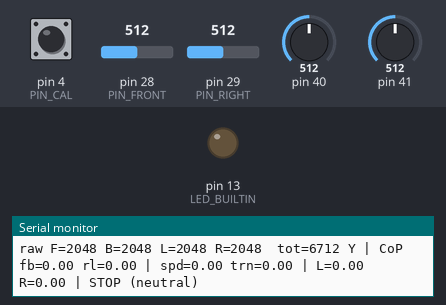
Recording of a program running on a simulated Teensy 4. Parts: output pins drawn as LEDs (lit = HIGH), the last lines printed to the serial monitor. Inputs (shaded band) come from the test bench; at power-on: pin 4 (PIN_CAL) HIGH, pin 28 (PIN_FRONT) = 512, pin 29 (PIN_RIGHT) = 512, pin 40 = 512, pin 41 = 512 (analog values on the 0–1023 scale).

Above: at 1.4 s.
1.5 s: pin 4 (PIN_CAL) pulled LOW for 0.15 s
At 1.62 s:
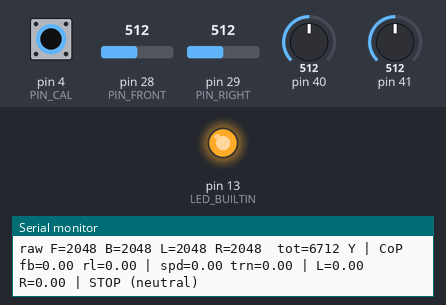
3.2 s: pin 28 (PIN_FRONT) set to 642
4.7 s: pin 28 (PIN_FRONT) set to 670
6.6 s: pin 29 (PIN_RIGHT) set to 635
8.1 s: pin 29 (PIN_RIGHT) set to 659
9.6 s: pin 40 set to 503
Timing chart, 0 to 12.1 s (numbered marks = the images above; inputs shaded):
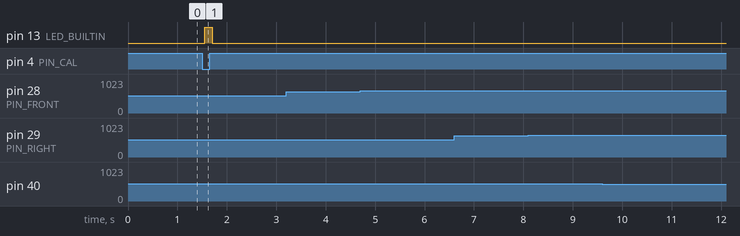

The program:

main.cpp
```cpp
#include <Arduino.h>

// Forward declaration: captureNeutral() is called from readRaw() (sim "cal"
// command) before it is defined. The Arduino IDE generated this
// automatically for .ino files; a .cpp file needs it written out.
void captureNeutral();

// ============================================================
// LEAN Wheelchair — Four-Sensor Lean Control (core firmware)
// ------------------------------------------------------------
// Reads four force sensors in a PLUS formation, computes a
// center-of-pressure lean signal on two axes, and mixes them
// into left/right motor commands.
//
//        FRONT  = forward          Plus formation:
//        BACK   = backward                 [F]
//        LEFT   = turn left            [L] [ ] [R]
//        RIGHT  = turn right               [B]
//
// Two axes, each from an opposing pair:
//    speed  from FRONT / BACK
//    turn   from RIGHT / LEFT
// Mixed into differential drive:  left = speed+turn, right = speed-turn
//
// SIM_MODE lets you test ALL of this logic now, with no hardware,
// by typing sensor values into the Serial Monitor.
//
// Board: Teensy 4.1 | USB Type: Serial | Serial Monitor baud: 115200
// ============================================================

// ---------- SIM MODE ----------
//   1 = type "F,B,L,R" (e.g. 800,400,500,500) into Serial to test the math
//       type "cal" to capture the neutral posture
//   0 = read the real sensor pins
#define SIM_MODE 0

// ---------- RAW MONITOR (sensor bring-up) ----------
//   1 = only print raw ADC counts from MONITOR_PINS at 10 Hz. The control
//       pipeline is skipped entirely, so motor outputs stay at 0.
//   0 = normal control loop
#define RAW_MONITOR 0
const uint8_t MONITOR_PINS[]  = {A14, A17, A16, A15};   // F,B,L,R = pins 38,41,40,39
const char*   MONITOR_NAMES[] = {"F", "B", "L", "R"};
const int     N_MONITOR = sizeof(MONITOR_PINS) / sizeof(MONITOR_PINS[0]);

// ---------- PIN MAP (set to match your wiring) ----------
const uint8_t PIN_FRONT = A14;   // pin 38
const uint8_t PIN_BACK  = A17;   // pin 41
const uint8_t PIN_LEFT  = A16;   // pin 40
const uint8_t PIN_RIGHT = A15;   // pin 39
const uint8_t PIN_CAL   = 4;        // calibration ("zero") button to GND
const uint8_t PIN_SPEED_POT = A6;   // pin 20 — max speed knob wiper
const uint8_t PIN_ACCEL_POT = A7;   // pin 21 — acceleration knob wiper

// 1 = read the real knobs (works even in SIM_MODE — test real knobs
//     against simulated sensors). 0 = use the default values below.
// Keep 0 until the switch ladders are wired: unwired A6/A7 float and
// would read random positions.
#define USE_POTS 0

// ---------- TUNABLES (measure/tune on real hardware) ----------
const float   FLOOR         = 370.0f;  // no-load ADC reading per channel (the 0.3V bias)
const float   OCCUPANCY_MIN = 150.0f;  // floor-subtracted total to count as "seated"
const float   DEADZONE      = 0.08f;   // ignore lean smaller than this (fraction of range)
// Speed and acceleration settings come from the rotary switch tables
// (SPEED_TABLE / ACCEL_TABLE, next to updateKnobs()).
// Defaults used when USE_POTS = 0
const float   DEFAULT_SPEED = 0.50f;
const float   DEFAULT_ACCEL = 1.5f;
const float   CAL_STILL_MAX = 0.05f;   // only allow "zero" when the chair is essentially stopped
const uint32_t LOOP_US      = 1000;    // 1 kHz control loop
const float   EPS           = 1.0f;    // guards divide-by-zero in normalization

// ---------- STATE ----------
float neutralSpeed = 0.0f;   // CoP of the front/back axis at neutral posture
float neutralTurn  = 0.0f;   // CoP of the right/left axis at neutral posture
float outLeft = 0.0f, outRight = 0.0f;   // slew-limited motor commands (-1..+1)
bool  lastCal = HIGH;
uint32_t calChangedMs = 0;              // for button debounce
bool  calStable = HIGH;

float maxOutput   = DEFAULT_SPEED;                      // set by speed knob
float accelTimeS  = DEFAULT_ACCEL;                      // set by accel knob
float slewPerLoop = (LOOP_US / 1e6f) / DEFAULT_ACCEL;   // derived from accelTimeS

// ---------- SMALL HELPERS ----------

// Normalized center of pressure along one axis -> -1..+1.
// Divides by the TOTAL force on all four sensors, not just this pair:
// dividing by the pair alone turned a few counts of noise on an unloaded
// pair into a full ±1 lean. With the total, |speed| + |turn| <= 1, so the
// differential mix can never exceed ±1.
float coP(float pos, float neg, float total) {
  if (total < EPS) return 0.0f;           // no force at all
  return (pos - neg) / (total + EPS);
}

// Deadzone with rescale: 0 inside the band, ramps smoothly 0..1 outside
// (no sudden jump at the edge).
float deadzone(float x) {
  if (x >  DEADZONE) return (x - DEADZONE) / (1.0f - DEADZONE);
  if (x < -DEADZONE) return (x + DEADZONE) / (1.0f - DEADZONE);
  return 0.0f;
}

float clampUnit(float x) { return x > 1.0f ? 1.0f : (x < -1.0f ? -1.0f : x); }

// Move 'cur' toward 'target' by at most slewPerLoop per call.
// slewPerLoop is set by the acceleration knob.
float slew(float cur, float target) {
  float d = target - cur;
  if (d >  slewPerLoop) d =  slewPerLoop;
  if (d < -slewPerLoop) d = -slewPerLoop;
  return cur + d;
}

// Last raw readings, kept for the live printout.
float rawF = 0, rawB = 0, rawL = 0, rawR = 0;

// Real-sensor mode: typing "cal" captures neutral (same as the zero
// button), so the math can be tested before the button is wired.
void readSerialCommands() {
  static String buf = "";
  while (Serial.available()) {
    char c = Serial.read();
    if (c == '\n') {
      buf.trim();
      if (buf.equalsIgnoreCase("cal")) {
        bool stopped = fabs(outLeft) < CAL_STILL_MAX && fabs(outRight) < CAL_STILL_MAX;
        if (stopped) captureNeutral();
        else Serial.println("** Zero ignored: chair must be stopped **");
      }
      buf = "";
    } else if (c != '\r') {
      buf += c;
    }
  }
}

// ---------- RAW SENSOR INPUT (real or simulated) ----------
void readRaw(float &f, float &b, float &l, float &r) {
#if SIM_MODE
  static float sf = FLOOR, sb = FLOOR, sl = FLOOR, sr = FLOOR;
  static String buf = "";
  while (Serial.available()) {
    char c = Serial.read();
    if (c == '\n') {
      buf.trim();
      if (buf.equalsIgnoreCase("cal")) {
        captureNeutral();                 // typing "cal" calibrates in sim
      } else {
        int v[4], n = 0, start = 0;
        for (int i = 0; i <= (int)buf.length() && n < 4; i++) {
          if (i == (int)buf.length() || buf[i] == ',') {
            v[n++] = buf.substring(start, i).toInt();
            start = i + 1;
          }
        }
        if (n == 4) { sf = v[0]; sb = v[1]; sl = v[2]; sr = v[3]; }
      }
      buf = "";
    } else if (c != '\r') {
      buf += c;
    }
  }
  f = sf; b = sb; l = sl; r = sr;
#else
  f = analogRead(PIN_FRONT);
  b = analogRead(PIN_BACK);
  l = analogRead(PIN_LEFT);
  r = analogRead(PIN_RIGHT);
#endif
  rawF = f; rawB = b; rawL = l; rawR = r;
}

// Floor-subtracted forces (0 = no load). This is what the CoP uses.
void readForces(float &f, float &b, float &l, float &r) {
  float rf, rb, rl, rr;
  readRaw(rf, rb, rl, rr);
  f = rf - FLOOR; if (f < 0) f = 0;
  b = rb - FLOOR; if (b < 0) b = 0;
  l = rl - FLOOR; if (l < 0) l = 0;
  r = rr - FLOOR; if (r < 0) r = 0;
}

// ---------- KNOBS (rotary selector switches on a resistor ladder) ----------
// Each switch has N_POS detent positions. A resistor ladder puts each
// position at its own voltage, so we snap the reading to the nearest
// position and only accept it once it has been stable for ~60 ms
// (3 consecutive 20 ms reads). Position 1 sits at GND, so a broken or
// unplugged wire reads as position 1 = the gentlest setting (fail-safe).
const int   N_POS = 5;
const float SPEED_TABLE[N_POS] = {0.20f, 0.40f, 0.60f, 0.80f, 1.00f}; // max output
const float ACCEL_TABLE[N_POS] = {3.0f,  2.0f,  1.5f,  1.0f,  0.5f }; // seconds 0->full

int snapToPosition(int raw) {                  // 0..4095 -> 0..N_POS-1
  int p = (int)((raw / 4095.0f) * (N_POS - 1) + 0.5f);
  if (p < 0) p = 0;
  if (p > N_POS - 1) p = N_POS - 1;
  return p;
}

// Accept a new position only after it reads the same 3 times in a row.
// Filters the brief float/short while the switch is between detents.
int stablePosition(int raw, int &accepted, int &candidate, int &count) {
  int p = snapToPosition(raw);
  if (p == candidate) { if (count < 3) count++; }
  else { candidate = p; count = 1; }
  if (count >= 3) accepted = candidate;
  return accepted;
}

int speedPos = 0, accelPos = 0;                // current accepted positions (0-based)

void updateKnobs() {
#if USE_POTS
  static int spAcc = 0, spCand = -1, spCnt = 0;
  static int acAcc = 0, acCand = -1, acCnt = 0;
  speedPos = stablePosition(analogRead(PIN_SPEED_POT), spAcc, spCand, spCnt);
  accelPos = stablePosition(analogRead(PIN_ACCEL_POT), acAcc, acCand, acCnt);
  maxOutput  = SPEED_TABLE[speedPos];
  accelTimeS = ACCEL_TABLE[accelPos];
#else
  maxOutput  = DEFAULT_SPEED;
  accelTimeS = DEFAULT_ACCEL;
#endif
  slewPerLoop = (LOOP_US / 1e6f) / accelTimeS;  // full-scale step per loop
}

// Plain-language direction the chair would go, from the post-deadzone
// speed (+fwd) and turn (+right). Display only.
const char* directionName(bool seated, float speed, float turn) {
  if (!seated) return "STOP (empty seat)";
  if (speed == 0 && turn == 0) return "STOP (neutral)";
  if (speed == 0) return turn > 0 ? "PIVOT RIGHT" : "PIVOT LEFT";
  if (turn == 0)  return speed > 0 ? "FORWARD" : "BACKWARD";
  if (speed > 0)  return turn > 0 ? "FORWARD + RIGHT" : "FORWARD + LEFT";
  return turn > 0 ? "BACKWARD + RIGHT" : "BACKWARD + LEFT";
}

// ---------- CALIBRATION ----------
// Capture the rider's neutral posture as the "zero lean" center of pressure.
void captureNeutral() {
  float f, b, l, r;
  readForces(f, b, l, r);
  float total = f + b + l + r;
  if (total < OCCUPANCY_MIN) {            // empty seat: CoP would be pure noise
    Serial.println("** Zero ignored: nobody seated **");
    return;
  }
  neutralSpeed = coP(f, b, total);
  neutralTurn  = coP(r, l, total);
  Serial.println("** Neutral posture captured **");
}

// ============================================================
void setup() {
  Serial.begin(115200);
  analogReadResolution(12);     // needed for real sensors AND real knobs
  analogReadAveraging(4);
  pinMode(PIN_CAL, INPUT_PULLUP);
  pinMode(LED_BUILTIN, OUTPUT);
  delay(200);
  Serial.println("LEAN control firmware ready.");
#if RAW_MONITOR
  Serial.println("RAW MONITOR: raw ADC counts (0-4095) and volts, control disabled");
#elif SIM_MODE
  Serial.println("SIM MODE:");
  Serial.println("  type  F,B,L,R   e.g. 800,400,500,500   (raw ADC values)");
  Serial.println("  type  cal       to capture neutral posture");
#else
  Serial.println("SENSOR MODE: reading A14-A17 (F,B,L,R). Motor output is print-only.");
  Serial.println("  type  cal  (or press zero button) to capture neutral posture");
#endif
}

void loop() {
  // --- fixed-rate control loop (rollover-safe) ---
  static uint32_t last = 0;
  if ((uint32_t)(micros() - last) < LOOP_US) return;
  last += LOOP_US;

#if RAW_MONITOR
  // --- bring-up: print raw sensor readings, no control output ---
  static uint32_t tMon = 0;
  if (millis() - tMon >= 100) {          // 10 Hz, readable
    tMon = millis();
    for (int i = 0; i < N_MONITOR; i++) {
      int raw = analogRead(MONITOR_PINS[i]);
      Serial.print(MONITOR_NAMES[i]); Serial.print("=");
      Serial.print(raw);
      Serial.print(" ("); Serial.print(raw * 3.3f / 4095.0f, 2); Serial.print("V)   ");
    }
    Serial.println();
  }
  return;
#endif

  // --- knobs: update every 20 ms ---
  static uint32_t tKnob = 0;
  if (millis() - tKnob >= 20) { tKnob = millis(); updateKnobs(); }

#if !SIM_MODE
  readSerialCommands();
#endif

  // --- calibration ("zero") button: debounced, and only while stopped ---
  bool raw = digitalRead(PIN_CAL);
  if (raw != lastCal) { calChangedMs = millis(); lastCal = raw; }
  if (millis() - calChangedMs > 50 && raw != calStable) {   // stable 50 ms
    calStable = raw;
    if (calStable == LOW) {                                  // a real press
      bool stopped = fabs(outLeft) < CAL_STILL_MAX && fabs(outRight) < CAL_STILL_MAX;
      if (stopped) {
        captureNeutral();
        digitalWrite(LED_BUILTIN, HIGH);                     // brief confirm blink
      } else {
        Serial.println("** Zero ignored: chair must be stopped **");
      }
    } else {
      digitalWrite(LED_BUILTIN, LOW);
    }
  }

  // --- read forces ---
  float f, b, l, r;
  readForces(f, b, l, r);
  float total = f + b + l + r;

  float targetLeft, targetRight;
  float speed = 0, turn = 0;            // kept outside for printing
  float copSpeed = 0, copTurn = 0;      // raw CoP before neutral/deadzone (printing)

  // --- occupancy gate: empty seat OR disconnected sensor -> safe stop ---
  if (total < OCCUPANCY_MIN) {
    targetLeft = 0; targetRight = 0;
  } else {
    // --- center of pressure on each axis, relative to neutral posture ---
    copSpeed = coP(f, b, total);
    copTurn  = coP(r, l, total);
    speed = clampUnit(copSpeed - neutralSpeed);    // forward(+)/back(-)
    turn  = clampUnit(copTurn  - neutralTurn);     // right(+)/left(-)

    // --- deadzone ---
    speed = deadzone(speed);
    turn  = deadzone(turn);

    // --- mix to differential drive ---
    float left  = speed + turn;
    float right = speed - turn;

    // --- if mixing pushed past ±1, scale both down (keeps the turn ratio) ---
    float m = max(fabs(left), fabs(right));
    if (m > 1.0f) { left /= m; right /= m; }

    targetLeft  = left  * maxOutput;     // speed knob caps the output
    targetRight = right * maxOutput;
  }

  // --- slew-rate limit (smooth, no instant jumps) ---
  outLeft  = slew(outLeft,  targetLeft);
  outRight = slew(outRight, targetRight);

  // --- OUTPUT ---
  // TODO (later): send outLeft / outRight as current commands over CAN to the
  // two VESCs. For now, print so you can watch the behavior.
  static uint32_t tPrint = 0;
  if (millis() - tPrint >= 100) {        // 10 Hz, readable
    tPrint = millis();
    bool seated = total >= OCCUPANCY_MIN;
    Serial.print("raw F="); Serial.print(rawF, 0);
    Serial.print(" B="); Serial.print(rawB, 0);
    Serial.print(" L="); Serial.print(rawL, 0);
    Serial.print(" R="); Serial.print(rawR, 0);
    Serial.print("  tot="); Serial.print(total, 0);
    Serial.print(seated ? " Y" : " N");
    Serial.print(" | CoP fb="); Serial.print(copSpeed, 2);
    Serial.print(" rl="); Serial.print(copTurn, 2);
    Serial.print(" | spd="); Serial.print(speed, 2);
    Serial.print(" trn="); Serial.print(turn, 2);
    Serial.print(" | L="); Serial.print(outLeft, 2);
    Serial.print(" R="); Serial.print(outRight, 2);
    Serial.print(" | "); Serial.println(directionName(seated, speed, turn));
  }
}
```

Measured:
- after the input at 1.5 s, pin 13 (LED_BUILTIN): LOW → HIGH after 0.05 s, → LOW 0.15 s later
